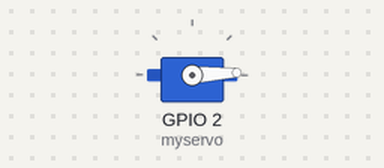
This sketch was run on a simulated ESP32. Parts: servo.

Above: at 0.05 s.
At 1.3 s:
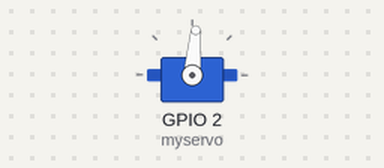
At 2.6 s:
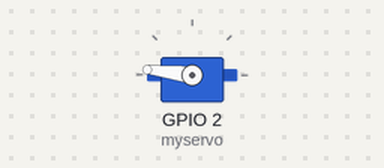
At 5.2 s:
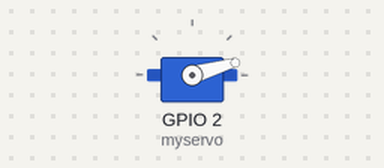
Timing chart, 0 to 7.1 s (numbered marks = the images above):
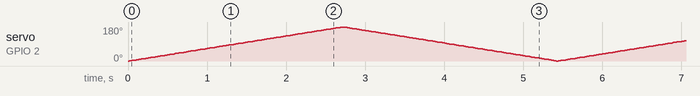

The sketch:

servoesp32.ino
```cpp
#include <ESP32Servo.h>

Servo myservo;  // create servo object to control a servo,can get to eight
int pos = 0;    // variable to store the servo position

void setup() {
  myservo.attach(2);  // attaches the servo on pin 2 to the servo object
}

void loop() {
  for (pos = 0; pos <= 180; pos += 1) { // goes from 0 degrees to 180 degrees
    // in steps of 1 degree
    myservo.write(pos);
    delay(15);                       // waits 15ms for the servo to reach the position
  }
  for (pos = 180; pos >= 0; pos -= 1) { // goes from 180 degrees to 0 degrees
    myservo.write(pos);
    delay(15);                       // waits 15ms for the servo to reach the position
  }
}
```
